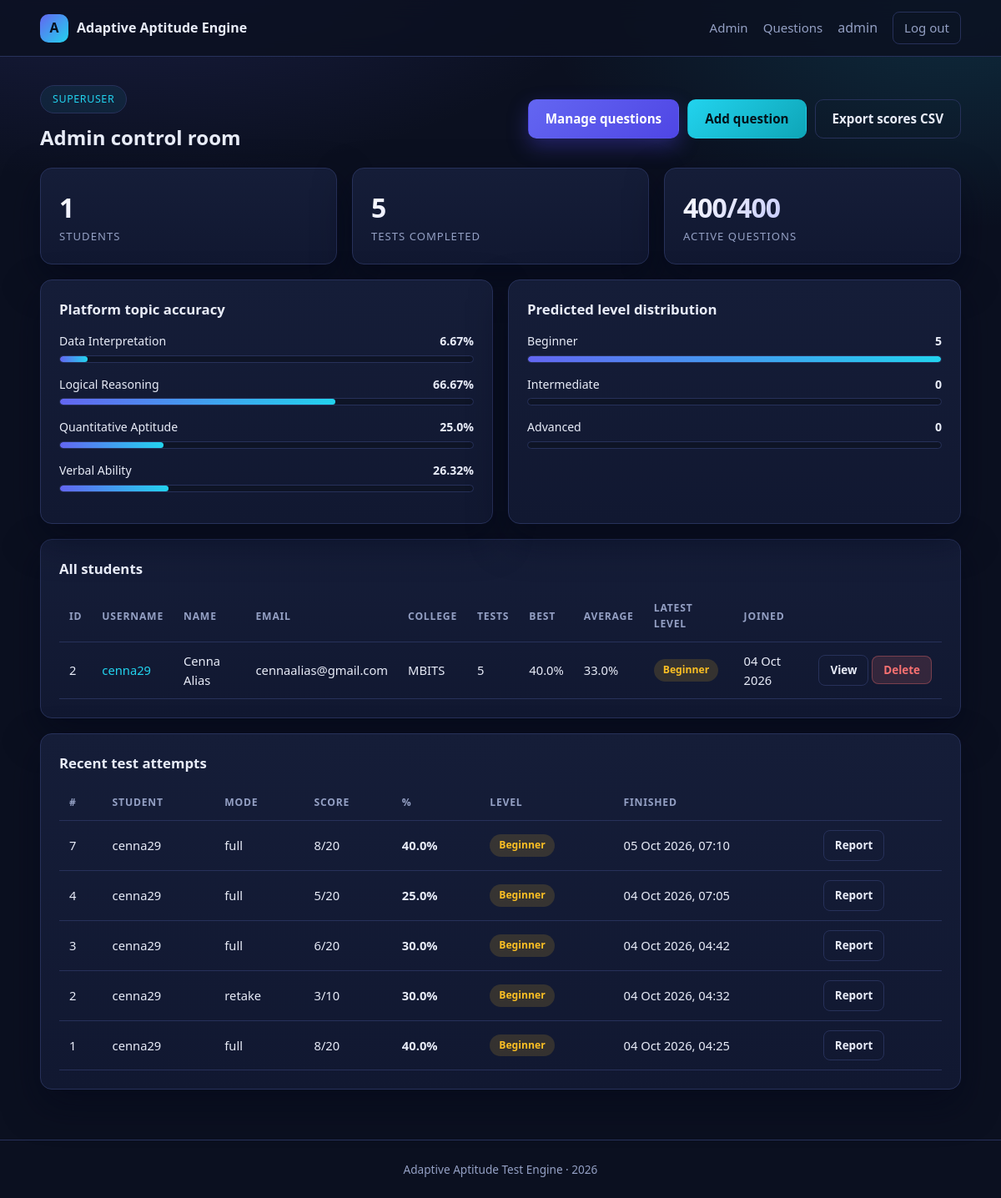
The page /admin (signed in) on the database its author committed.
### models.py (models this page shows, shortened)
class User(db.Model):
    __tablename__ = "users"
    id = db.Column(db.Integer, primary_key=True)
    username = db.Column(db.String(64), unique=True, nullable=False)
    email = db.Column(db.String(120), unique=True, nullable=False)
    full_name = db.Column(db.String(120))
    college = db.Column(db.String(160))
    password_hash = db.Column(db.String(255), nullable=False)
    is_admin = db.Column(db.Boolean, default=False, nullable=False)
    created_at = db.Column(db.DateTime, default=datetime.utcnow)
    attempts = db.relationship("TestAttempt", backref="user", lazy=True,
                               cascade="all, delete-orphan")
    @property
    def completed_attempts(self):
        return [a for a in self.attempts if a.completed]
    @property
    def best_score(self):
        return max((a.percentage for a in self.completed_attempts), default=0.0)
    @property
    def avg_score(self):
        done = self.completed_attempts
        return round(sum(a.percentage for a in done) / len(done), 2) if done else 0.0

class Answer(db.Model):
    __tablename__ = "answers"
    id = db.Column(db.Integer, primary_key=True)
    attempt_id = db.Column(db.Integer, db.ForeignKey("test_attempts.id"), nullable=False, index=True)
    question_id = db.Column(db.Integer, db.ForeignKey("questions.id"), nullable=False)
    sequence = db.Column(db.Integer, default=0)
    topic = db.Column(db.String(60))
    difficulty = db.Column(db.String(10))
    selected_option = db.Column(db.String(1))
    is_correct = db.Column(db.Boolean, default=False)
    seconds = db.Column(db.Integer, default=0)
    question = db.relationship("Question")

class TestAttempt(db.Model):
    __tablename__ = "test_attempts"
    id = db.Column(db.Integer, primary_key=True)
    user_id = db.Column(db.Integer, db.ForeignKey("users.id"), nullable=False, index=True)
    mode = db.Column(db.String(20), default="full")        # full | retake
    focus_topics = db.Column(db.String(255))               # comma separated, retake mode
    total_questions = db.Column(db.Integer, default=0)
    correct_answers = db.Column(db.Integer, default=0)
    percentage = db.Column(db.Float, default=0.0)
    predicted_level = db.Column(db.String(20))
    level_confidence = db.Column(db.Float)
    time_taken = db.Column(db.Integer, default=0)          # seconds
    completed = db.Column(db.Boolean, default=False)
    started_at = db.Column(db.DateTime, default=datetime.utcnow)
    finished_at = db.Column(db.DateTime)
    answers = db.relationship("Answer", backref="attempt", lazy=True,
                              cascade="all, delete-orphan", order_by="Answer.sequence")
    def topic_breakdown(self):
        stats = {}
        for a in self.answers:
            s = stats.setdefault(a.topic, {"total": 0, "correct": 0})
            s["total"] += 1
            s["correct"] += 1 if a.is_correct else 0
        for s in stats.values():
            s["accuracy"] = round(s["correct"] * 100 / s["total"], 2) if s["total"] else 0.0
        return stats

### app.py (the view)
@app.route("/admin")
@admin_required
def admin_dashboard():
    users = User.query.filter_by(is_admin=False).order_by(User.created_at.desc()).all()
    attempts = (TestAttempt.query.filter_by(completed=True)
                .order_by(TestAttempt.finished_at.desc()).limit(25).all())
    done = TestAttempt.query.filter_by(completed=True).all()
    level_counts = {}
    for a in done:
        if a.predicted_level:
            level_counts[a.predicted_level] = level_counts.get(a.predicted_level, 0) + 1
    stats = {
        "users": len(users),
        "attempts": len(done),
        "questions": Question.query.count(),
        "active_questions": Question.query.filter_by(active=True).count(),
    }
    return render_template("admin_dashboard.html", users=users, attempts=attempts, stats=stats,
                           level_counts=level_counts, topic_totals=aggregate_topics(done))

### app.py (called while the page is built)
def current_user():
    uid = session.get("user_id")
    return db.session.get(User, uid) if uid else None

def admin_required(view):
    @wraps(view)
    def wrapper(*a, **kw):
        u = current_user()
        if not u or not u.is_admin:
            flash("Superuser access required.", "danger")
            return redirect(url_for("admin_login"))
        return view(*a, **kw)
    return wrapper

def aggregate_topics(attempts):
    totals = {}
    for a in attempts:
        for t, s in a.topic_breakdown().items():
            d = totals.setdefault(t, {"total": 0, "correct": 0})
            d["total"] += s["total"]
            d["correct"] += s["correct"]
    for d in totals.values():
        d["accuracy"] = round(d["correct"] * 100 / d["total"], 2) if d["total"] else 0.0
    return totals

@app.context_processor
def inject_globals():
    return {"user": current_user(), "year": datetime.utcnow().year}

### templates/admin_dashboard.html (shortened to what this page needs)
{% extends "base.html" %}
{% block body %}
<section class="page container">
  <div class="row-between mb">
    <div>
      <span class="pill" style="margin:0">Superuser</span>
      <h1 style="margin:10px 0 0">Admin control room</h1>
    </div>
    <div style="display:flex;gap:10px;flex-wrap:wrap">
      <a class="btn btn-primary" href="{{ url_for('admin_questions') }}">Manage questions</a>
      <a class="btn btn-accent" href="{{ url_for('admin_question_form') }}">Add question</a>
      <a class="btn btn-ghost" href="{{ url_for('admin_export_scores') }}">Export scores CSV</a>
    </div>
  </div>
  <div class="grid grid-4 mb">
    <div class="card stat"><div class="stat-value">{{ stats.users }}</div><div class="stat-label">Students</div></div>
    <div class="card stat"><div class="stat-value">{{ stats.attempts }}</div><div class="stat-label">Tests completed</div></div>
    <div class="card stat"><div class="stat-value">{{ stats.active_questions }}/{{ stats.questions }}</div><div class="stat-label">Active questions</div></div>
  </div>
  <div class="grid grid-2 mb">
    <div class="card">
      <h3 class="card-title">Platform topic accuracy</h3>
      {% for topic, s in topic_totals|dictsort %}
        <div class="bar-row">
          <div class="bar-head"><span>{{ topic }}</span><b>{{ s.accuracy }}%</b></div>
          <div class="bar"><span style="width: {{ s.accuracy }}%"></span></div>
        </div>
      {% else %}<p class="muted">No attempts yet.</p>{% endfor %}
    </div>
    <div class="card">
      <h3 class="card-title">Predicted level distribution</h3>
      {% set total_lv = level_counts.values()|sum %}
      {% for lv in ['Beginner', 'Intermediate', 'Advanced'] %}
        {% set c = level_counts.get(lv, 0) %}
        <div class="bar-row">
          <div class="bar-head"><span>{{ lv }}</span><b>{{ c }}</b></div>
          <div class="bar"><span style="width: {{ (c * 100 / total_lv) if total_lv else 0 }}%"></span></div>
        </div>
      {% endfor %}
    </div>
  </div>
  <div class="card mb">
    <h3 class="card-title">All students</h3>
    <div class="table-wrap">
      <table>
        <thead><tr><th>ID</th><th>Username</th><th>Name</th><th>Email</th><th>College</th><th>Tests</th><th>Best</th><th>Average</th><th>Latest level</th><th>Joined</th><th></th></tr></thead>
        <tbody>
        {% for u in users %}
          {% set done = u.completed_attempts %}
          <tr>
            <td>{{ u.id }}</td>
            <td><a href="{{ url_for('admin_user', user_id=u.id) }}">{{ u.username }}</a></td>
            <td>{{ u.full_name or '-' }}</td>
            <td>{{ u.email }}</td>
            <td>{{ u.college or '-' }}</td>
            <td>{{ done|length }}</td>
            <td>{{ u.best_score }}%</td>
            <td>{{ u.avg_score }}%</td>
            <td>{% if done %}{% set last = done|sort(attribute='id')|last %}<span class="badge badge-{{ (last.predicted_level or 'muted')|lower }}">{{ last.predicted_level }}</span>{% else %}-{% endif %}</td>
            <td>{{ u.created_at.strftime('%d %b %Y') }}</td>
            <td style="white-space:nowrap">
              <a class="btn btn-ghost btn-sm" href="{{ url_for('admin_user', user_id=u.id) }}">View</a>
              <form class="inline-form" method="post" action="{{ url_for('admin_user_delete', user_id=u.id) }}" onsubmit="return confirm('Delete this student and all scores?')">
                <button class="btn btn-danger btn-sm">Delete</button>
              </form>
            </td>
          </tr>
        {% else %}<tr><td colspan="11" class="empty">No students registered yet.</td></tr>{% endfor %}
        </tbody>
      </table>
    </div>
  </div>
  <div class="card">
    <h3 class="card-title">Recent test attempts</h3>
    <div class="table-wrap">
      <table>
        <thead><tr><th>#</th><th>Student</th><th>Mode</th><th>Score</th><th>%</th><th>Level</th><th>Finished</th><th></th></tr></thead>
        <tbody>
        {% for a in attempts %}
          <tr>
            <td>{{ a.id }}</td>
            <td>{{ a.user.username }}</td>
            <td>{{ a.mode }}</td>
            <td>{{ a.correct_answers }}/{{ a.total_questions }}</td>
            <td><b>{{ a.percentage }}%</b></td>
            <td><span class="badge badge-{{ (a.predicted_level or 'muted')|lower }}">{{ a.predicted_level }}</span></td>
            <td>{{ a.finished_at.strftime('%d %b %Y, %H:%M') if a.finished_at else '-' }}</td>
            <td><a class="btn btn-ghost btn-sm" href="{{ url_for('report', attempt_id=a.id) }}">Report</a></td>
          </tr>
        {% else %}<tr><td colspan="8" class="empty">No attempts yet.</td></tr>{% endfor %}
        </tbody>
      </table>
    </div>
  </div>
</section>
{% endblock %}

### templates/base.html (shortened to what this page needs)
<!doctype html>
<html lang="en">
<head>
  <link rel="stylesheet" href="{{ url_for('static', filename='css/style.css') }}">
</head>
<body>
<nav class="nav">
  <div class="container nav-inner">
    <a class="brand" href="{{ url_for('home') }}"><span class="brand-mark">A</span> Adaptive Aptitude Engine</a>
    <div class="nav-links">
      {% if user %}
        {% if user.is_admin %}
          <a href="{{ url_for('admin_dashboard') }}">Admin</a>
          <a href="{{ url_for('admin_questions') }}">Questions</a>
        {% else %}
          <a href="{{ url_for('dashboard') }}">Dashboard</a>
          <a href="{{ url_for('test_start') }}">Start Test</a>
        {% endif %}
        <span class="muted">{{ user.username }}</span>
        <a class="btn btn-ghost btn-sm" href="{{ url_for('logout') }}">Log out</a>
      {% else %}
        <a href="{{ url_for('login') }}">Login</a>
        <a href="{{ url_for('admin_login') }}">Admin</a>
        <a class="btn btn-primary btn-sm" href="{{ url_for('register') }}">Register</a>
      {% endif %}
    </div>
  </div>
</nav>
{% block body %}{% endblock %}
<div class="footer">Adaptive Aptitude Test Engine &middot; {{ year }}</div>
</body>
</html>

### rows shown on the page
User: username "admin"
Answer: topic "Data Interpretation", accuracy "6.67"
Answer: topic "Logical Reasoning", accuracy "66.67"
Answer: topic "Quantitative Aptitude", accuracy "25.0"
Answer: topic "Verbal Ability", accuracy "26.32"
TestAttempt: predicted_level "Beginner", correct_answers "5", {{ (c * 100 / total_lv) if total_lv else 0 }} 100.0 (drawn), id "4", user.username "cenna29", mode "full", total_questions "20", percentage "25.0", finished_at "04 Oct 2026, 07:05"
User: id "2", username "cenna29", full_name "Cenna Alias", email "cennaalias@gmail.com", college "MBITS", done "5", best_score "40.0", avg_score "33.0", created_at "04 Oct 2026"
TestAttempt: predicted_level "Beginner", id "7", user.username "cenna29", mode "full", correct_answers "8", total_questions "20", percentage "40.0", finished_at "05 Oct 2026, 07:10"
TestAttempt: id "3", user.username "cenna29", mode "full", correct_answers "6", total_questions "20", percentage "30.0", predicted_level "Beginner", finished_at "04 Oct 2026, 04:42"
TestAttempt: id "2", user.username "cenna29", mode "retake", correct_answers "3", total_questions "10", percentage "30.0", predicted_level "Beginner", finished_at "04 Oct 2026, 04:32"
TestAttempt: id "1", user.username "cenna29", mode "full", correct_answers "8", total_questions "20", percentage "40.0", predicted_level "Beginner", finished_at "04 Oct 2026, 04:25"

### other values the page prints
{{ lv }} "Intermediate" "Advanced"
{{ c }} "0" "0"
